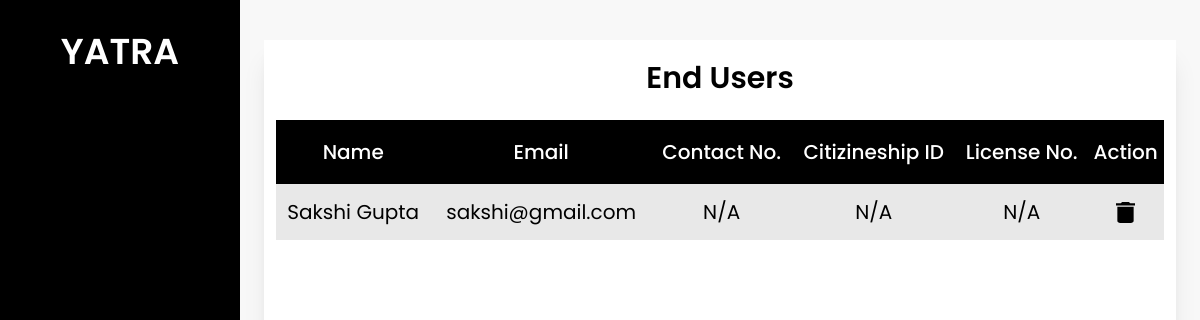
/end_users_admin/, run on an earlier commit of the app's database.
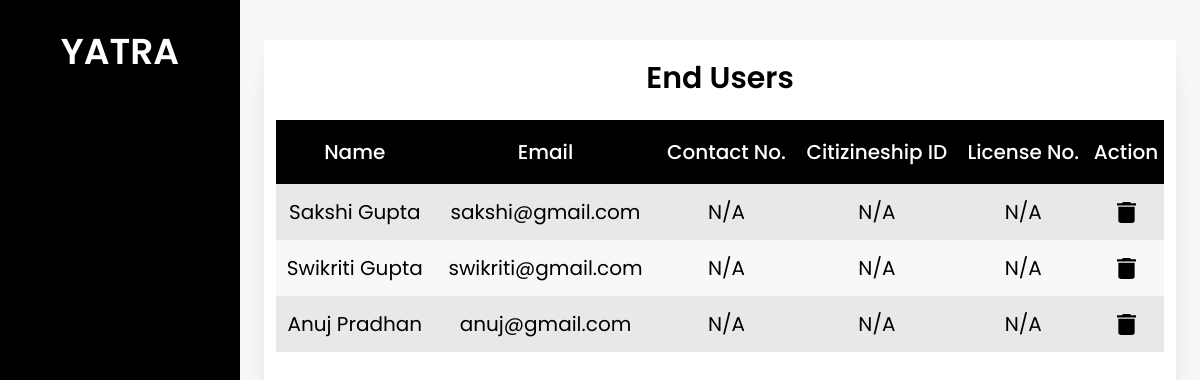
And on a later commit of the database.
### base/models.py (models this page shows)
class EndUser(models.Model):
    user = models.OneToOneField(User, on_delete=models.CASCADE, related_name="enduser")
    first_name = models.CharField(max_length=25)
    last_name = models.CharField(max_length=25)
    email = models.EmailField()
    phone_number = models.CharField(max_length=10, null= True, blank=True)
    citizenship_id = models.CharField(max_length=20, null= True, blank=True)
    citizenship = models.ImageField(upload_to='enduser/profile',  default='default_photo.jpg')
    license_no = models.CharField(max_length=20, null= True, blank=True)
    license = models.ImageField(upload_to='enduser/profile',  default='default_photo.jpg')
    pic = models.ImageField(upload_to='enduser/profile', default='default_profile.jpg')
    is_approved = models.CharField(max_length=10, choices=status, default="Pending")

### base/views.py (the view)
# urls.py: path('end_users_admin/', views.end_users_admin, name='end_users_admin'),
def end_users_admin(request):
    endUsers = EndUser.objects.all()
    context={
        'users':endUsers
    }
    return render(request, 'enduser/endusers_admin.html', context)

### base/templatetags/user_group.py (called while the page is built)
@register.filter(name='has_group')
def has_group(user, group_name):
    return user.groups.filter(name=group_name).exists()

### base/templates/enduser/endusers_admin.html (shortened to what this page needs)
{% extends 'base/base.html' %}
{% load static %}
{% block content%}
<div class="h-screen w-full px-6 py-10 bg-theme">
    <div class="bg-white h-full flex flex-col justify-between shadow-xl">
        <div class="p-3">
            <h1 class="text-center text-3xl font-semibold pt-2 pb-6">End Users</h1>
            <table class="w-full">
                <thead class="h-16 text-center">
                    <tr class="bg-black text-white text-xl">
                        <th class="font-medium">Name</th>
                        <th class="font-medium">Email</th>
                        <th class="font-medium">Contact No.</th>
                        <th class="font-medium">Citizineship ID</th>
                        <th class="font-medium">License No.</th>
                        <th class="font-medium">Action</th>
                    </tr>
                </thead>
                <tbody class="text-center">
                    {% for user in users %}
                    <tr class="text-xl h-14">
                        <td>{{user.first_name}} {{user.last_name}}</td>
                        <td>{{user.email}}</td>
                        <td>{% if user.phone_number %}{{user.phone_number}}{% else %}N/A{% endif %}</td>
                        <td>{% if user.citizenship_id %}{{user.citizenship_id}}{% else %}N/A{% endif %}</td>
                        <td>{% if user.license_no %}{{user.license_no}}{% else %}N/A{% endif %}</td>
                        <td>
                            <div class="flex flex-row justify-around">
                                <a href="{% url 'delete_user' user.user.id %}" onclick="return ConfirmDelete()">
                                    <img src="{% static 'images/delete.svg' %}">
                                </a>
                            </div>
                        </td>
                    </tr>
                    {% endfor %}
                </tbody>
            </table>
        </div>
    </div>
</div>
{% endblock content %}

What changed in the data, as far as the page shows it:
added EndUser: first_name "Swikriti", last_name "Gupta", email "swikriti@gmail.com", shows "N/A"
added EndUser: first_name "Anuj", last_name "Pradhan", email "anuj@gmail.com", shows "N/A"
